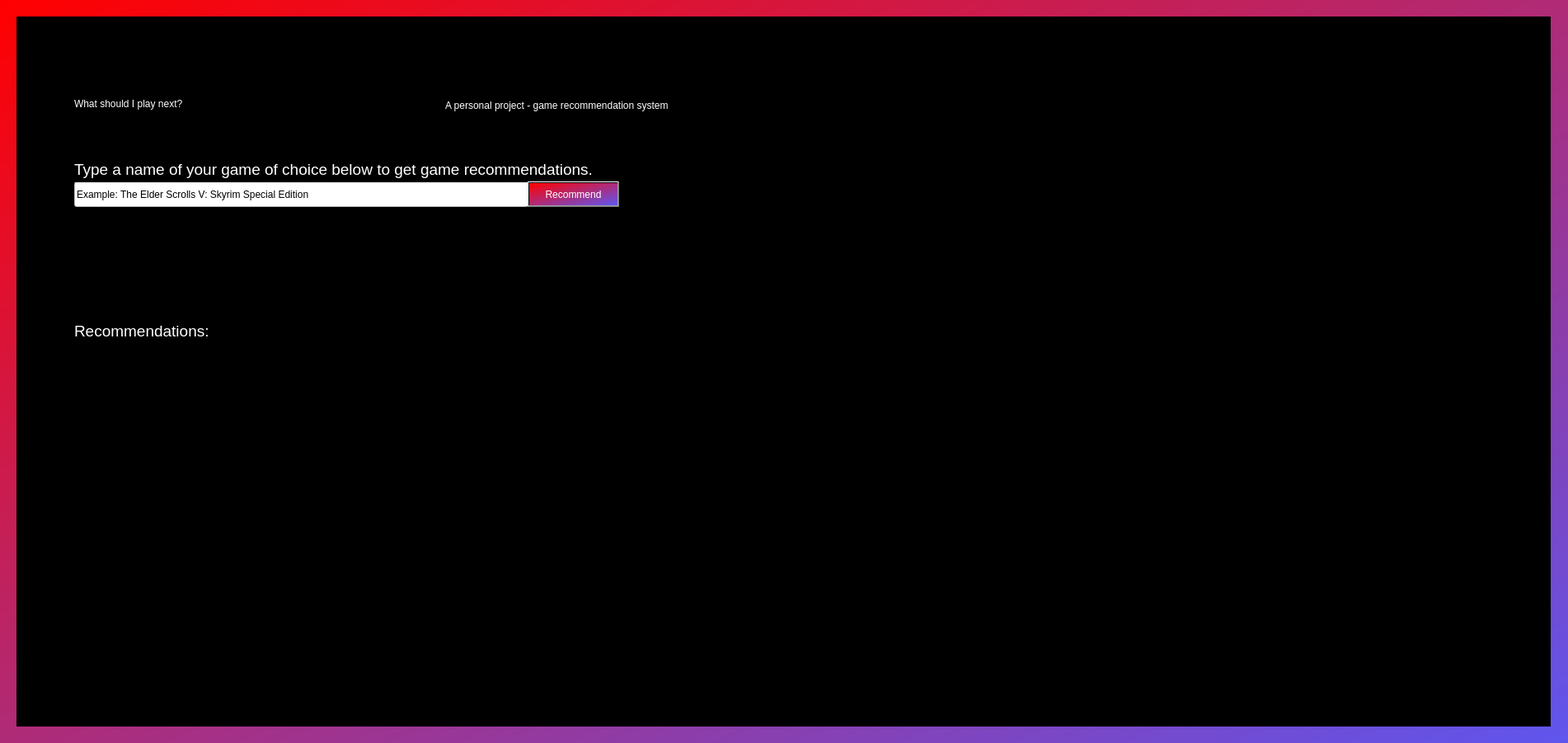
<?xml version="1.0" encoding="UTF-8"?>
<ui version="4.0">
 <class>MainWindow</class>
 <widget class="QMainWindow" name="MainWindow">
  <property name="geometry">
   <rect>
    <x>0</x>
    <y>0</y>
    <width>1902</width>
    <height>901</height>
   </rect>
  </property>
  <property name="windowTitle">
   <string>MainWindow</string>
  </property>
  <property name="styleSheet">
   <string notr="true">background-color: qlineargradient(spread:pad, x1:0, y1:0.505682, x2:1, y2:1, stop:0 rgba(75, 237, 220, 255), stop:1 rgba(94, 86, 239, 255));

background-color: qlineargradient(spread:pad, x1:0, y1:0, x2:1, y2:1, stop:0 rgba(255, 0, 0, 255), stop:1 rgba(94, 86, 239, 255));


</string>
  </property>
  <widget class="QWidget" name="centralwidget">
   <widget class="QLabel" name="label_black_background">
    <property name="geometry">
     <rect>
      <x>20</x>
      <y>20</y>
      <width>1861</width>
      <height>861</height>
     </rect>
    </property>
    <property name="styleSheet">
     <string notr="true">background-color: rgb(0, 0, 0);</string>
    </property>
    <property name="text">
     <string/>
    </property>
   </widget>
   <widget class="QLabel" name="label_title">
    <property name="geometry">
     <rect>
      <x>90</x>
      <y>50</y>
      <width>461</width>
      <height>151</height>
     </rect>
    </property>
    <property name="styleSheet">
     <string notr="true">font: 700 35pt &quot;Bahnschrift SemiCondensed&quot;;
color: rgb(255, 255, 255);
background-color: rgb(255, 255, 255);
background-color: rgb(109, 78, 217);
background-color: rgb(0, 0, 0);</string>
    </property>
    <property name="text">
     <string>What should I play next?</string>
    </property>
   </widget>
   <widget class="QLineEdit" name="line_edit">
    <property name="geometry">
     <rect>
      <x>90</x>
      <y>220</y>
      <width>551</width>
      <height>31</height>
     </rect>
    </property>
    <property name="styleSheet">
     <string notr="true">background-color: rgb(255, 255, 255);
font: 14pt &quot;Segoe UI&quot;;</string>
    </property>
    <property name="text">
     <string>Example: The Elder Scrolls V: Skyrim Special Edition</string>
    </property>
   </widget>
   <widget class="QLabel" name="label_instructions">
    <property name="geometry">
     <rect>
      <x>90</x>
      <y>190</y>
      <width>911</width>
      <height>31</height>
     </rect>
    </property>
    <property name="styleSheet">
     <string notr="true">color: rgb(255, 255, 255);
background-color: rgb(0, 0, 0);</string>
    </property>
    <property name="text">
     <string>&lt;html&gt;&lt;head/&gt;&lt;body&gt;&lt;p&gt;&lt;span style=&quot; font-size:14pt;&quot;&gt;Type a name of your game of choice below to get game recommendations.&lt;/span&gt;&lt;/p&gt;&lt;/body&gt;&lt;/html&gt;</string>
    </property>
   </widget>
   <widget class="QLabel" name="label_info_recommendations">
    <property name="geometry">
     <rect>
      <x>90</x>
      <y>390</y>
      <width>171</width>
      <height>21</height>
     </rect>
    </property>
    <property name="styleSheet">
     <string notr="true">background-color: rgb(0, 0, 0);
color: rgb(255, 255, 255);</string>
    </property>
    <property name="text">
     <string>&lt;html&gt;&lt;head/&gt;&lt;body&gt;&lt;p&gt;&lt;span style=&quot; font-size:14pt;&quot;&gt;Recommendations:&lt;/span&gt;&lt;/p&gt;&lt;/body&gt;&lt;/html&gt;</string>
    </property>
   </widget>
   <widget class="QLabel" name="label_recommendations_field">
    <property name="geometry">
     <rect>
      <x>90</x>
      <y>420</y>
      <width>531</width>
      <height>271</height>
     </rect>
    </property>
    <property name="styleSheet">
     <string notr="true">background-color: rgb(0, 0, 0);
color: rgb(255, 255, 255);</string>
    </property>
    <property name="text">
     <string>&lt;html&gt;&lt;head/&gt;&lt;body&gt;&lt;p&gt;&lt;span style=&quot; font-size:14pt;&quot;&gt;&lt;br/&gt;&lt;/span&gt;&lt;/p&gt;&lt;/body&gt;&lt;/html&gt;</string>
    </property>
   </widget>
   <widget class="QLabel" name="label_project_description">
    <property name="geometry">
     <rect>
      <x>540</x>
      <y>120</y>
      <width>281</width>
      <height>16</height>
     </rect>
    </property>
    <property name="styleSheet">
     <string notr="true">color: rgb(255, 255, 255);
background-color: rgb(0, 0, 0);</string>
    </property>
    <property name="text">
     <string>A personal project - game recommendation system</string>
    </property>
   </widget>
   <widget class="QPushButton" name="button_recommend">
    <property name="geometry">
     <rect>
      <x>640</x>
      <y>220</y>
      <width>111</width>
      <height>31</height>
     </rect>
    </property>
    <property name="styleSheet">
     <string notr="true">color: rgb(255, 255, 255);</string>
    </property>
    <property name="text">
     <string>Recommend</string>
    </property>
   </widget>
  </widget>
 </widget>
 <resources/>
 <connections/>
</ui>
